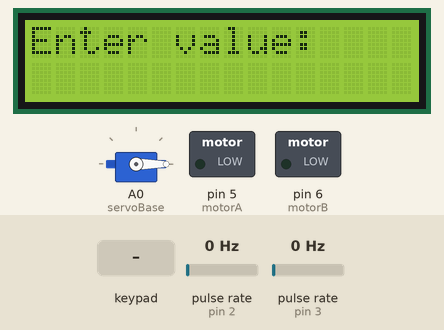
The sketch below on a simulated Arduino Uno, built with avr-gcc and run on an emulated ATmega328P. On the bench: 16×2 character LCD, servo, switched loads named in the sketch (green lamp = pin HIGH). Wiring (inferred from the names in the program): 2 × pulse sensor: data pin 2 / data pin 3. Inputs (shaded band) come from the test bench; at power-on: pulse rate (sensors on pin 2, pin 3) 0 Hz.

Above: at 1.2 s.
1.3 s: key 'B' pressed
At 3.4 s:
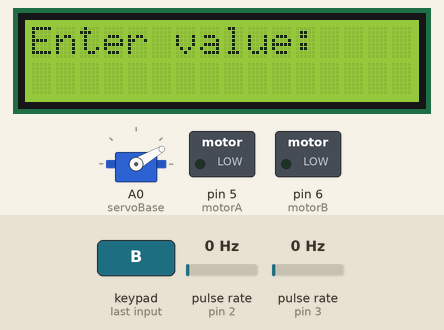
At 16.0 s:
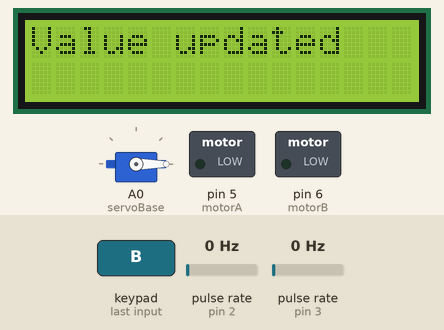
Timing chart, 0 to 32.2 s (numbered marks = the images above; inputs shaded):
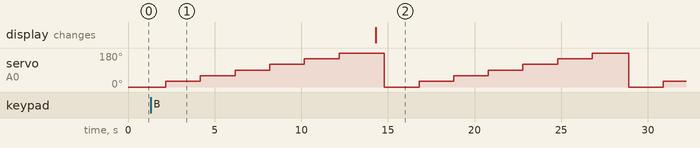

Measured:
- after the input at 1.3 s, the display: changes after 13.0 s (image 2)
- by itself, servo on A0 (servoBase): ramps from 0° to 180° and jumps back, once every 14.1 s

The sketch:

code.ino
```cpp
// ----------
// keypad setup
#include <Keypad.h>
#include <Servo.h>

Servo servoBase; // create servo object to control a servo

const byte numRows= 4; //number of rows on the keypad
const byte numCols= 4; //number of columns on the keypad

// global keypad variables
String enteredValue = "";
int encoderSpeed = 0;
float debugEncoderSpeed = 0.00; // (encoderSpeed * 100) / 255

//keymap defines the key pressed according to the row and columns just as appears on the keypad
char keymap[numRows][numCols]=
{
{'1', '2', '3', 'A'},
{'4', '5', '6', 'B'},
{'7', '8', '9', 'C'},
{'*', '0', '#', 'D'}
};

//Code that shows the the keypad connections to the arduino terminals
byte rowPins[numRows] = {13,12,11,10}; //Rows 0 to 3
byte colPins[numCols]= {9,8,7,4}; //Columns 0 to 3

Keypad myKeypad= Keypad(makeKeymap(keymap), rowPins, colPins, numRows, numCols);

// ----------
// lcd setup
#include <Adafruit_LiquidCrystal.h>
Adafruit_LiquidCrystal lcd_1(0);
int LCDRow = 0;

#define motorA 5
#define motorB 6
int encoderPin1 = 2;
int encoderPin2 = 3;
volatile int lastEncoded = 0;
volatile long encoderValue = 0;
volatile long correctEncoderValue =0;

long lastencoderValue = 0;

int lastMSB = 0;
int lastLSB = 0;

void setup() {
	// encoder setup
	Serial.begin (9600);
	pinMode(encoderPin1, INPUT);
	pinMode(encoderPin2, INPUT);
	digitalWrite(encoderPin1, HIGH); //turn pullup resistor on
	digitalWrite(encoderPin2, HIGH); //turn pullup resistor on
	attachInterrupt(0, updateEncoder, CHANGE);
	attachInterrupt(1, updateEncoder, CHANGE);

	// motor setup
	pinMode(motorA,OUTPUT);
	pinMode(motorB,OUTPUT);

	// lcd setup
	lcd_1.begin(16, 2);
	lcd_1.print("Enter value:");
	lcd_1.setCursor(LCDRow, 10);

	// servo setup
   servoBase.attach(A0);//Pin a utilizar para servo
   servoBase.write(0);  //asigno 0 al servo motor
}

void loop() {
	// store the increment in angle of the servo motor
	int angle = 30;
	// encoder control statements
	correctEncoderValue = encoderValue/4;

	// Serial.println(correctEncoderValue);

	if ( 0<=correctEncoderValue && correctEncoderValue < 3000) {
		analogWrite(motorA,encoderSpeed);
		digitalWrite(motorB,LOW);
	} else {
		analogWrite(motorA,0);
		digitalWrite(motorB,LOW);
	}
	delay(100);

	// keypad control statements
	char stringKey[15]; // will store key value for time being
	int stringKeyIndex = 0; // will store key value for time being
	char keypressed = myKeypad.getKey();
	if (keypressed != NO_KEY) {
		// Serial.println(keypressed);
	}

	// getting the key pressed from the user
	if (keypressed){
		// Serial.println(keypressed);
		// gets triggered for numeric key presses
		if (keypressed != 'D' && keypressed != 'A' && keypressed != 'B' && keypressed != 'C') {
			lcd_1.print(keypressed);
			lcd_1.setCursor(++LCDRow, 10);
			enteredValue += keypressed;
		// a - clear the entered value
		} else if (keypressed == 'A') {
			stringKeyIndex = 0;
			lcd_1.clear();
			lcd_1.print("Enter value:");
			lcd_1.setCursor(++LCDRow, 10);
			enteredValue = "";
			encoderSpeed = 0;
			angle = 0;
		// d - update the entered value
		} else if (keypressed == 'D') {
			Serial.println("Entered value: ");
			Serial.println(enteredValue);
			angle = 180/enteredValue.toInt();
		} else {
			if (stringKeyIndex > 14) {
				Serial.println("String key index out of bounds");
			} else {
				stringKey[stringKeyIndex] = keypressed;
				stringKeyIndex++;
			}
			LCDRow = 0;
			lcd_1.clear();
			lcd_1.print("Value updated");
			delay(500);

			// taking the encoder speed from the user
			// encoder value lies between 0 and 255
			// we take the value only if its between 0 and 255
			if (enteredValue == "") {
				encoderSpeed = 0;
				// Serial.println("Case 1: Blank entered value");
			} else if (enteredValue.toInt() > 0 && enteredValue.toInt() < 255) {
				encoderSpeed = enteredValue.toInt();
				// Serial.println("Case 2: Accepted entered value");
			} else {
				encoderSpeed = 0;
				// Serial.println("Case 3: Out of of bounds entered value");
			}
		} // special keypresses end
	} // keypressed trigger end
	debugEncoderSpeed = (encoderSpeed * 100) / 255;
	// Serial.println(debugEncoderSpeed);


  for(int i=0; i<=180; i=i+angle)
  {
   servoBase.write(i);
   delay(2000);
  }

}

void updateEncoder(){
	int MSB = digitalRead(encoderPin1); //MSB = most significant bit
	int LSB = digitalRead(encoderPin2); //LSB = least significant bit

	int encoded = (MSB << 1) |LSB; //converting the 2 pin value to single number
	int sum  = (lastEncoded << 2) | encoded; //adding it to the previous encoded value

	if(sum == 0b1101 || sum == 0b0100 || sum == 0b0010 || sum == 0b1011) encoderValue ++;
	if(sum == 0b1110 || sum == 0b0111 || sum == 0b0001 || sum == 0b1000) encoderValue --;

	lastEncoded = encoded; //store this value for next time
}
```
